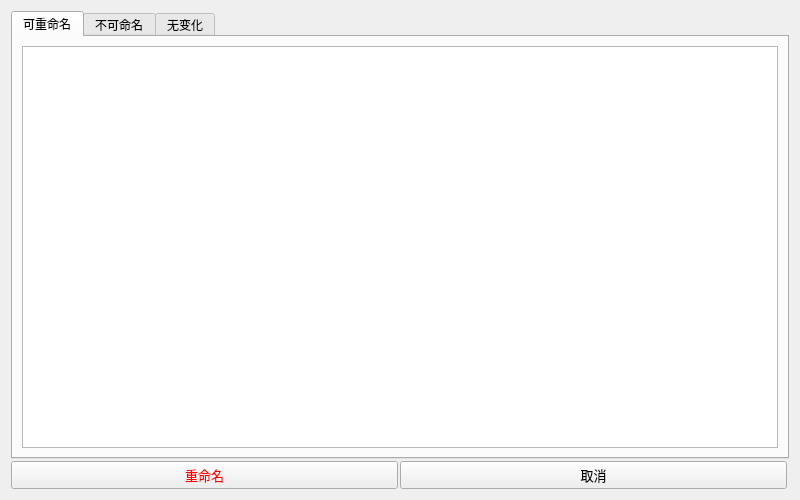
<?xml version="1.0" encoding="UTF-8"?>
<ui version="4.0">
 <class>PreviewUI</class>
 <widget class="QMainWindow" name="PreviewUI">
  <property name="windowModality">
   <enum>Qt::ApplicationModal</enum>
  </property>
  <property name="geometry">
   <rect>
    <x>0</x>
    <y>0</y>
    <width>800</width>
    <height>500</height>
   </rect>
  </property>
  <property name="windowTitle">
   <string>结果预览</string>
  </property>
  <widget class="QWidget" name="centralwidget">
   <layout class="QHBoxLayout" name="horizontalLayout_3">
    <item>
     <layout class="QVBoxLayout" name="verticalLayout" stretch="94,6">
      <property name="spacing">
       <number>2</number>
      </property>
      <property name="leftMargin">
       <number>2</number>
      </property>
      <property name="topMargin">
       <number>2</number>
      </property>
      <property name="rightMargin">
       <number>2</number>
      </property>
      <property name="bottomMargin">
       <number>2</number>
      </property>
      <item>
       <widget class="QTabWidget" name="tabWidget">
        <property name="font">
         <font>
          <family>Microsoft YaHei UI</family>
         </font>
        </property>
        <property name="currentIndex">
         <number>0</number>
        </property>
        <widget class="QWidget" name="tab_1">
         <attribute name="title">
          <string>可重命名</string>
         </attribute>
         <layout class="QHBoxLayout" name="horizontalLayout">
          <item>
           <widget class="QTextEdit" name="textEdit_successful">
            <property name="font">
             <font>
              <family>Microsoft YaHei UI</family>
              <pointsize>9</pointsize>
              <underline>false</underline>
             </font>
            </property>
            <property name="contextMenuPolicy">
             <enum>Qt::NoContextMenu</enum>
            </property>
            <property name="lineWrapMode">
             <enum>QTextEdit::NoWrap</enum>
            </property>
            <property name="readOnly">
             <bool>true</bool>
            </property>
           </widget>
          </item>
         </layout>
        </widget>
        <widget class="QWidget" name="tab_2">
         <attribute name="title">
          <string>不可命名</string>
         </attribute>
         <layout class="QHBoxLayout" name="horizontalLayout_4">
          <item>
           <widget class="QTextEdit" name="textEdit_failed">
            <property name="font">
             <font>
              <family>Microsoft YaHei UI</family>
              <pointsize>9</pointsize>
              <underline>false</underline>
             </font>
            </property>
            <property name="contextMenuPolicy">
             <enum>Qt::NoContextMenu</enum>
            </property>
            <property name="lineWrapMode">
             <enum>QTextEdit::NoWrap</enum>
            </property>
            <property name="readOnly">
             <bool>true</bool>
            </property>
           </widget>
          </item>
         </layout>
        </widget>
        <widget class="QWidget" name="tab_3">
         <attribute name="title">
          <string>无变化</string>
         </attribute>
         <layout class="QHBoxLayout" name="horizontalLayout_5">
          <item>
           <widget class="QTextEdit" name="textEdit_unchanged">
            <property name="font">
             <font>
              <family>Microsoft YaHei UI</family>
              <pointsize>9</pointsize>
              <underline>false</underline>
             </font>
            </property>
            <property name="contextMenuPolicy">
             <enum>Qt::NoContextMenu</enum>
            </property>
            <property name="lineWrapMode">
             <enum>QTextEdit::NoWrap</enum>
            </property>
            <property name="readOnly">
             <bool>true</bool>
            </property>
           </widget>
          </item>
         </layout>
        </widget>
       </widget>
      </item>
      <item>
       <layout class="QHBoxLayout" name="horizontalLayout_2">
        <property name="spacing">
         <number>2</number>
        </property>
        <property name="rightMargin">
         <number>2</number>
        </property>
        <item>
         <widget class="QPushButton" name="btn_confirm">
          <property name="palette">
           <palette>
            <active>
             <colorrole role="ButtonText">
              <brush brushstyle="SolidPattern">
               <color alpha="255">
                <red>255</red>
                <green>0</green>
                <blue>0</blue>
               </color>
              </brush>
             </colorrole>
            </active>
            <inactive>
             <colorrole role="ButtonText">
              <brush brushstyle="SolidPattern">
               <color alpha="255">
                <red>255</red>
                <green>0</green>
                <blue>0</blue>
               </color>
              </brush>
             </colorrole>
            </inactive>
            <disabled>
             <colorrole role="ButtonText">
              <brush brushstyle="SolidPattern">
               <color alpha="255">
                <red>120</red>
                <green>120</green>
                <blue>120</blue>
               </color>
              </brush>
             </colorrole>
            </disabled>
           </palette>
          </property>
          <property name="font">
           <font>
            <family>Microsoft YaHei UI</family>
            <pointsize>10</pointsize>
            <weight>50</weight>
            <bold>false</bold>
           </font>
          </property>
          <property name="text">
           <string>重命名</string>
          </property>
         </widget>
        </item>
        <item>
         <widget class="QPushButton" name="btn_cancel">
          <property name="font">
           <font>
            <family>Microsoft YaHei UI</family>
            <pointsize>10</pointsize>
            <weight>50</weight>
            <bold>false</bold>
           </font>
          </property>
          <property name="text">
           <string>取消</string>
          </property>
         </widget>
        </item>
       </layout>
      </item>
     </layout>
    </item>
   </layout>
  </widget>
 </widget>
 <resources/>
 <connections/>
</ui>
